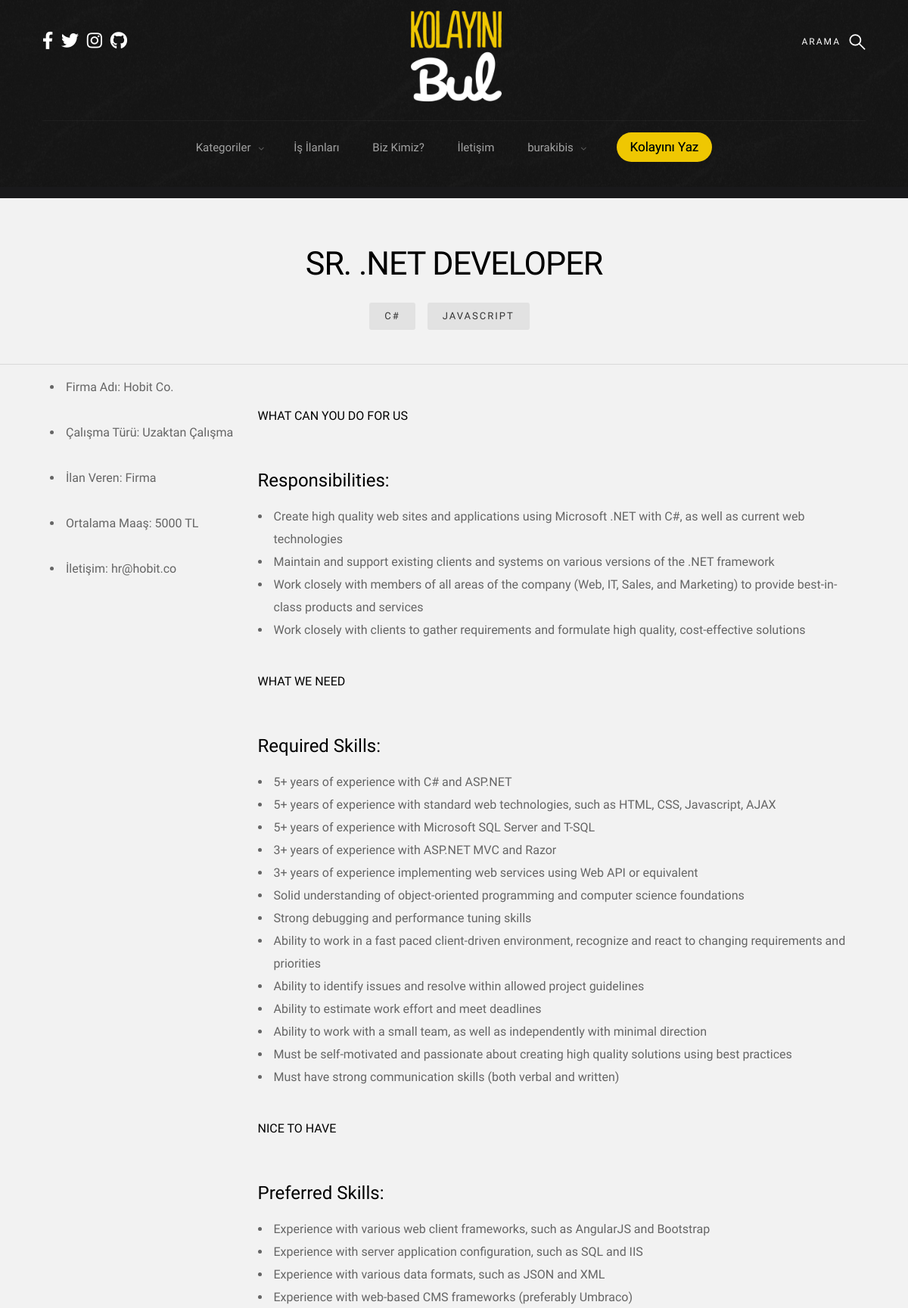
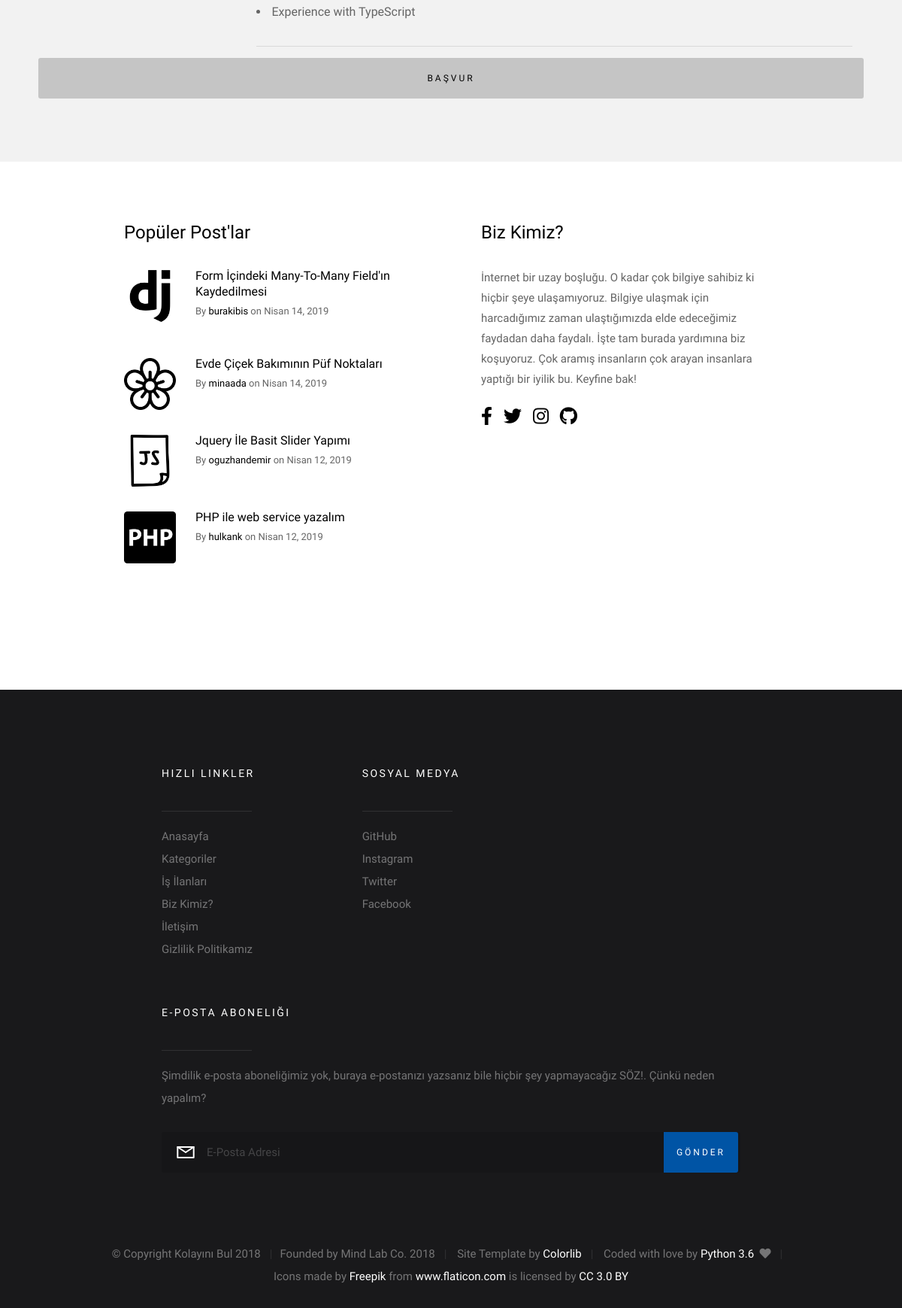
/jobs/job/sr-net-developer-l7hh (signed in), run on the app's committed database (2 pictures, top to bottom).
### job/models.py (models this page shows, shortened)
class JobAdvertisement(models.Model):
    employer = models.ForeignKey("auth.User", on_delete=models.CASCADE, verbose_name="İşveren")
    company_name = models.CharField(max_length=50, verbose_name="Firma Adı", blank=True, null=True)
    email_adress = models.EmailField(blank=True, null=True)
    avg_salary = models.DecimalField(max_digits=10, decimal_places=0, blank=True, null=True)
    category = models.ForeignKey('blog.Category', on_delete=models.CASCADE, verbose_name="Kategori Adı",
                                 related_name="job_category")
    sub_category = models.ForeignKey('blog.SubCategory', on_delete=models.CASCADE, verbose_name="Alt Kategori Adı",
                                     related_name="job_sub_category")
    title = models.CharField(max_length=50, verbose_name="İş Başlığı")
    slug = models.SlugField(max_length=55, blank=True, null=True)
    description = RichTextField(max_length=100000, null=False, verbose_name="İş Açıklaması")
    company_logo = models.ImageField(upload_to='company_logos/', null=True, blank=True,
                                     default='')
    created_date = models.DateTimeField(auto_now_add=True, verbose_name="Created Date")
    updated_date = models.DateTimeField(blank=True, null=True, verbose_name="Updated Date")
    verified_date = models.DateTimeField(auto_now_add=True, verbose_name="Verified Date")
    TYPE_COMPANY = 1
    TYPE_INDIVIDUAL = 2
    TYPES = (
        (TYPE_COMPANY, 'Firma'),
        (TYPE_INDIVIDUAL, 'Bireysel')
    )
    type = models.SmallIntegerField(choices=TYPES)
    TERM_SHORT = 1
    TERM_LONG = 2
    TERM_ONE_TIME = 3
    TERM_INTERNSHIP = 4
    TERM_REMOTE = 5
    TERMS = (
        (TERM_SHORT, 'Kısa Dönem'),
        (TERM_LONG, 'Uzun Dönem'),
        (TERM_ONE_TIME, 'Tek Seferlik'),
        (TERM_INTERNSHIP, 'Staj'),
        (TERM_REMOTE, 'Uzaktan Çalışma')
    )
    term = models.SmallIntegerField(choices=TERMS)
    STATUS_DRAFT = 1
    STATUS_PUBLISHED = 2
    STATUS_ARCHIVED = 3
    STATUS_DEACTIVATED = 4
    STATUS_WAITING_APPROVAL = 5
    STATUSES = (
        (STATUS_DRAFT, 'Taslak'),
        (STATUS_PUBLISHED, 'Yayında'),
        (STATUS_ARCHIVED, 'Arşivlendi'),
        (STATUS_DEACTIVATED, 'Kaldırıldı'),
        (STATUS_WAITING_APPROVAL, "Onay Bekliyor")
    )
    job_status = models.SmallIntegerField(choices=STATUSES, default=5)
    tag = models.ManyToManyField(SubCategory, default=sub_category)

### blog/models.py (models this page shows, shortened)
class SubCategory(models.Model):
    category_name = models.ForeignKey(Category, on_delete=models.CASCADE, null=True, related_name='subcategories')
    sub_category_name = models.CharField(max_length=50, verbose_name="Sub-Category Name")
    slug = models.SlugField(max_length=55, blank=True, null=True)
    sub_category_image = models.FileField(upload_to='sub_category_images/', null=True, blank=True)
    def __str__(self):
        return "{sub_category_name}".format(sub_category_name=self.sub_category_name)

class Post(models.Model):
    author = models.ForeignKey("auth.User", on_delete=models.CASCADE, verbose_name="Yazar")
    category = models.ForeignKey("Category", on_delete=models.CASCADE, verbose_name="Kategori Adı")
    sub_category = models.ForeignKey("SubCategory", on_delete=models.CASCADE, verbose_name="Alt Kategori Adı",
                                     related_name="sub_category")
    title = models.CharField(max_length=50, verbose_name="Post Başlığı")
    slug = models.SlugField(max_length=55, blank=True, null=True)
    description = RichTextField(max_length=100000, null=False, verbose_name="Açıklama")
    image = models.ImageField(upload_to='story_images/', null=True, blank=True,
                              default='')
    created_date = models.DateTimeField(auto_now_add=True, verbose_name="Created Date")
    updated_date = models.DateTimeField(blank=True, null=True, verbose_name="Updated Date")
    verified_date = models.DateTimeField(auto_now_add=True, verbose_name="Verified Date")
    sources = models.CharField(max_length=250, verbose_name="Kaynak", blank=True, null=True)
    STATUS_DRAFT = 1
    STATUS_PUBLISHED = 2
    STATUS_ARCHIVED = 3
    STATUS_DEACTIVATED = 4
    STATUS_WAITING_APPROVAL = 5
    STATUSES = (
        (STATUS_DRAFT, 'Taslak'),
        (STATUS_PUBLISHED, 'Yayında'),
        (STATUS_ARCHIVED, 'Arşivlendi'),
        (STATUS_DEACTIVATED, 'Kaldırıldı'),
        (STATUS_WAITING_APPROVAL, "Onay Bekliyor")
    )
    active_post = models.SmallIntegerField(choices=STATUSES, default=5)
    LOCATION_BIG = 1
    LOCATION_SMALL1 = 2
    LOCATION_SMALL2 = 3
    LOCATION_OTHER = 4
    LOCATION = (
        (LOCATION_BIG, 'Big Box'),
        (LOCATION_SMALL1, 'First Small Box'),
        (LOCATION_SMALL2, 'Second Small Box'),
        (LOCATION_OTHER, 'Other'),
    )
    page_header_content = models.SmallIntegerField(choices=LOCATION, default=4)
    tag = models.ManyToManyField(SubCategory, default=sub_category)

### job/views.py (the view)
# urls.py: path('job/<slug:slug>', views.detail, name="detail"),
@login_required
def detail(request, slug):
    job = get_object_or_404(JobAdvertisement, slug=slug)
    tag = job.tag.all()
    context = {
        "job": job,
        "tag": tag,
    }
    return render(request, "job_pages/detail_job.html", context)

### base_pages/views.py (called while the page is built)
def categories(request):
    categories = Category.objects.all()
    context = {
        "categories": categories,
    }
    return context

def footerpost(request):
    footer_post = Post.objects.filter(active_post="2").order_by('-created_date')
    context = {
        "footer_post": footer_post,
    }
    return context

def big_box(request):
    try:
        big_box = Post.objects.get(page_header_content=1)
    except Post.DoesNotExist:
        big_box = None
    context = {
        "big_box": big_box,
    }
    return context

def second_box(request):
    try:
        second_box = Post.objects.get(page_header_content=2)
    except Post.DoesNotExist:
        second_box = None
    context = {
        "second_box": second_box,
    }
    return context

def third_box(request):
    try:
        third_box = Post.objects.get(page_header_content=3)
    except Post.DoesNotExist:
        third_box = None
    context = {
        "third_box": third_box,
    }
    return context

### blog/templatetags/my_filters.py (called while the page is built)
@register.filter()
def upfirstletter(value):
    first = value[0] if len(value) > 0 else ''
    remaining = value[1:] if len(value) > 1 else ''
    return first.upper() + remaining

### templates/job_pages/detail_job.html (shortened to what this page needs)
{% extends "base/layout.html" %}
{% load static %}
{% load i18n %}
{% load l10n %}
{% block body %}
    <section class="s-content" style="padding-top: 0px">
        <section id="styles" class="s-styles">
            <div class="row narrow section-intro add-bottom text-center">
                <div class="col-full tab-full">
                    <h1 style="font-size: 4.3rem;">{{ job.title|upper }}</h1>
                    <div class="row bottom tags-wrap">
                        <div class="col-full tags">
                            <div class="tagcloud">
                                {% for a in tag %}
                                    <a href="#0">{{ a.sub_category_name }}</a>
                                {% endfor %}
                            </div>
                        </div>
                    </div>
                </div>
            </div>
            <hr>
            <div class="row">
                <div class="col-full tab-full">
                    <div class="col-three">
                    <ul>
                        <li>
                            <p>Firma Adı: {{ job.company_name }}</p>
                        </li>
                        <li>
                            <p>Çalışma Türü: {{ job.get_term_display }}</p>
                        </li>
                        <li>
                            <p>İlan Veren: {{ job.get_type_display }}</p>
                        </li>
                        <li>
                            <p>Ortalama Maaş: {{ job.avg_salary|floatformat }} TL</p>
                        </li>
                        <li>
                            <p>İletişim: {{ job.email_adress }}</p>
                        </li>
                    </ul>
                        </div>
                    <div class="col-nine">
                    <p>
                        {{ job.description|safe }}
                    </p>
                    <hr>
                </div>
                    <a class="btn btn-primary full-width" href="{% url 'jobs:detail' slug=job.slug %}">Başvur</a>
            </div>
                </div>
        </section>
    </section>
{% endblock body %}

### templates/base/components/navbar.html (shortened to what this page needs)
{% load static %}
<body id="top">
<section class="s-pageheader s-pageheader--home">
    <header class="header">
        <div class="header__content row">
            <div class="header__logo">
                <a class="logo" href="{% url "index" %}">
                    <img class="masaustuLogo" style="width: 120px; height: 120px"
                         src="{% static 'logo/1781596764_b4fdb39e-54f8-49cd-b7db-7fe8b753a9f5 (1).png' %}"
                         alt="Homepage">
                </a>
            </div>
            <ul class="header__social">
                <li>
                    <a href="https://www.facebook.com/kolayinibul/" target="_blank"><i
                            class="fab fa-facebook-f"></i></a>
                </li>
                <li>
                    <a href="https://twitter.com/kolayinibul" target="_blank"><i class="fab fa-twitter"></i></a>
                </li>
                <li>
                    <a href="https://www.instagram.com/kolayinibul" target="_blank"><i class="fab fa-instagram"></i></a>
                </li>
                <li>
                    <a href="https://github.com/mindlabcore" target="_blank"><i class="fab fa-github"></i></a>
                </li>
            </ul>
            <a class="header__search-trigger" href="#0"></a>
            <nav class="header__nav-wrap">
                <ul class="header__nav">
                    <li class="has-children">
                        <a href="#0" title="">Kategoriler</a>
                    </li>
                    <li><a href="{% url 'job_page_coming_soon' %}" title="">İş İlanları</a></li>
                    <li><a href="{% url 'about_us' %}" title="">Biz Kimiz?</a></li>
                    <li><a href="{% url 'contact_us' %}" title="">İletişim</a></li>
                    {% if request.user.is_authenticated %}
                        <li class="has-children">
                            <a href="#0" title="">{{ request.user.username }}</a>
                        </li>
                    {% else %}
                        <li><a href="{% url 'user:login' %}" title="">Giriş Yap</a></li>
                        <li><a href="{% url 'user:sign_up' %}" title="">Kayıt Ol</a></li>
                    {% endif %}
                    <li>
                        <a href="{% url 'posts:add_post' %}" class="writeButton"
                           style="color:#000000; text-align: center">Kolayını
                            Yaz</a>
                    </li>
                </ul>
            </nav>
        </div>
    </header>
    <hr>
    {% url 'index' as current_url %}
</section>

### templates/base/components/s-extra-footer-top.html
{% load static %}
{% load my_filters %}
<section class="s-extra">
    <div class="row top">
        <div class="col-eight md-six tab-full popular">
            <h3>Popüler Post'lar</h3>
            <div class="block-1-2 block-m-full popular__posts">
                {% for post in footer_post|slice:":6" %}
                    <article class="col-block popular__post">
                        <a href="#0" class="popular__thumb">
                            <img src="{{ post.sub_category.sub_category_image.url }}" alt="">
                        </a>
                        <h5><a href="{% url 'posts:detail' slug=post.slug %}">{{ post.title|safe|upfirstletter }}</a></h5>
                        <section class="popular__meta">
                            <span class="popular__author"><span>By</span> <a href="{% url 'user:profile' slug=post.author %}">{{ post.author }}</a></span>
                            <span class="popular__date"><span>on</span> <time
                                    datetime="2017-12-19">{{ post.created_date|date:"F d, Y" }}</time></span>
                        </section>
                    </article>
                {% endfor %}
            </div>
        </div>
        <div class="col-four md-six tab-full about">
            <h3>Biz Kimiz?</h3>
            <p>
                İnternet bir uzay boşluğu. O kadar çok bilgiye sahibiz ki hiçbir şeye ulaşamıyoruz. Bilgiye ulaşmak için
                harcadığımız zaman ulaştığımızda elde edeceğimiz faydadan daha faydalı. İşte tam burada
                yardımına biz koşuyoruz. Çok aramış insanların çok arayan insanlara yaptığı bir iyilik bu. Keyfine bak!
            </p>
            <ul class="about__social">
                <li>
                    <a href="https://www.facebook.com/kolayinibul/" target="_blank"><i class="fab fa-facebook-f"></i></a>
                </li>
                <li>
                    <a href="https://twitter.com/kolayinibul" target="_blank"><i class="fab fa-twitter"></i></a>
                </li>
                <li>
                    <a href="https://www.instagram.com/kolayinibul" target="_blank"><i class="fab fa-instagram"></i></a>
                </li>
                <li>
                    <a href="https://github.com/mindlabcore" target="_blank"><i class="fab fa-github"></i></a>
                </li>
            </ul>
        </div>
    </div>
</section>

### static/css/base.css (style rules this page uses)
body { margin: 0; }
article, aside, footer, header, nav, section { display: block; }
h1 { font-size: 2em; margin: 0.67em 0; }
hr { box-sizing: content-box; height: 0; overflow: visible; }
a { background-color: transparent; -webkit-text-decoration-skip: objects; }
b, strong { font-weight: inherit; }
b, strong { font-weight: bolder; }
img { border-style: none; }
*, *::before, *::after { box-sizing: inherit; }
body { font-weight: normal; line-height: 1; word-wrap: break-word; text-rendering: optimizeLegibility; -webkit-overflow-scrolling: touch; -webkit-text-size-adjust: none; }
body, input, button { -moz-osx-font-smoothing: grayscale; -webkit-font-smoothing: antialiased; }
img, video { max-width: 100%; height: auto; }
div, dl, dt, dd, ul, ol, li, h1, h2, h3, h4, h5, h6, pre, form, p, blockquote, th, td { margin: 0; padding: 0; }
h1, h2, h3, h4, h5, h6 { -webkit-font-smoothing: auto; -webkit-font-smoothing: antialiased; -webkit-font-variant-ligatures: common-ligatures; -moz-font-variant-ligatures: common-ligatures; font-variant-ligatures: common-ligatures; text-rendering: optimizeLegibility; }
em, i { font-style: italic; line-height: inherit; }
strong, b { font-weight: bold; line-height: inherit; }
ol, ul { list-style: none; }
li { display: block; }
a { text-decoration: none; line-height: inherit; }
a img { border: none; }
.row { width: 94%; max-width: 1200px; margin: 0 auto; }
.row:after { content: ""; display: table; clear: both; }
.row .row { width: auto; max-width: none; margin-left: -20px; margin-right: -20px; }
[class*="col-"] { float: left; padding: 0 20px; }
.col-three, .col-1-4 { width: 25%; }
.col-four, .col-1-3 { width: 33.33333%; }
.col-eight, .col-2-3 { width: 66.66667%; }
.col-nine, .col-3-4 { width: 75%; }
.col-twelve, .col-full { width: 100%; }
@media only screen and (max-width: 1200px) { .row .row { margin-left: -15px; margin-right: -15px; } }
@media only screen and (max-width: 1200px) { [class*="col-"] { padding: 0 15px; } }
@media only screen and (max-width: 1200px) { .md-six, .md-1-2 { width: 50%; } }
[class*="block-"]:after { content: ""; display: table; clear: both; }
.block-1-2 .col-block { width: 50%; }
.block-1-6 .col-block:nth-child(6n + 1), .block-1-5 .col-block:nth-child(5n + 1), .block-1-4 .col-block:nth-child(4n + 1), .block-1-3 .col-block:nth-child(3n + 1), .block-1-2 .col-block:nth-child(2n + 1) { clear: both; }
@media only screen and (max-width: 1200px) { .block-m-full .col-block { width: 100%; clear: both; } }
@media only screen and (max-width: 1200px) { [class*="block-m-"] .col-block:nth-child(n) { clear: none; } }
.add-bottom { margin-bottom: 3rem !important; }
.full-width { width: 100%; }
.text-center { text-align: center; }

### data on the page
JobAdvertisement: title "SR. .NET DEVELOPER", company_name "Hobit Co.", term "Uzaktan Çalışma", type "Firma", avg_salary "5000", email_adress "hr@hobit.co", description "WHAT CAN YOU DO FOR US Responsibilities: Create high quality web sites and applications using Microsoft .NET with C#, as well as current web technologies Maintain and support existing clients and systems on various versions of the .NET framework Work closely with members of all areas of the company (Web, IT, Sales, and Marketing) to provide best-in-class products and services Work closely with clients to gather requirements and formulate high quality, cost-effective solutions WHAT WE NEED Required Skills: 5+ years of experience with C# and ASP.NET 5+ years of experience with standard web technologies, such as HTML, CSS, Javascript, AJAX 5+ years of experience with Microsoft SQL Server and…"
SubCategory: sub_category_name "C#"
SubCategory: sub_category_name "JAVASCRIPT"
Post: sub_category.sub_category_image (picture), title|upfirstletter "Form İçindeki Many-To-Many Field'ın Kaydedilmesi", author "burakibis", created_date "Nisan 14, 2019"
Post: sub_category.sub_category_image (picture), title|upfirstletter "Evde Çiçek Bakımının Püf Noktaları", author "minaada", created_date "Nisan 14, 2019"
Post: sub_category.sub_category_image (picture), title|upfirstletter "Jquery İle Basit Slider Yapımı", author "oguzhandemir", created_date "Nisan 12, 2019"
Post: sub_category.sub_category_image (picture), title|upfirstletter "PHP ile web service yazalım", author "hulkank", created_date "Nisan 12, 2019"

### other printed values
{{ request.user.username }} "burakibis"
